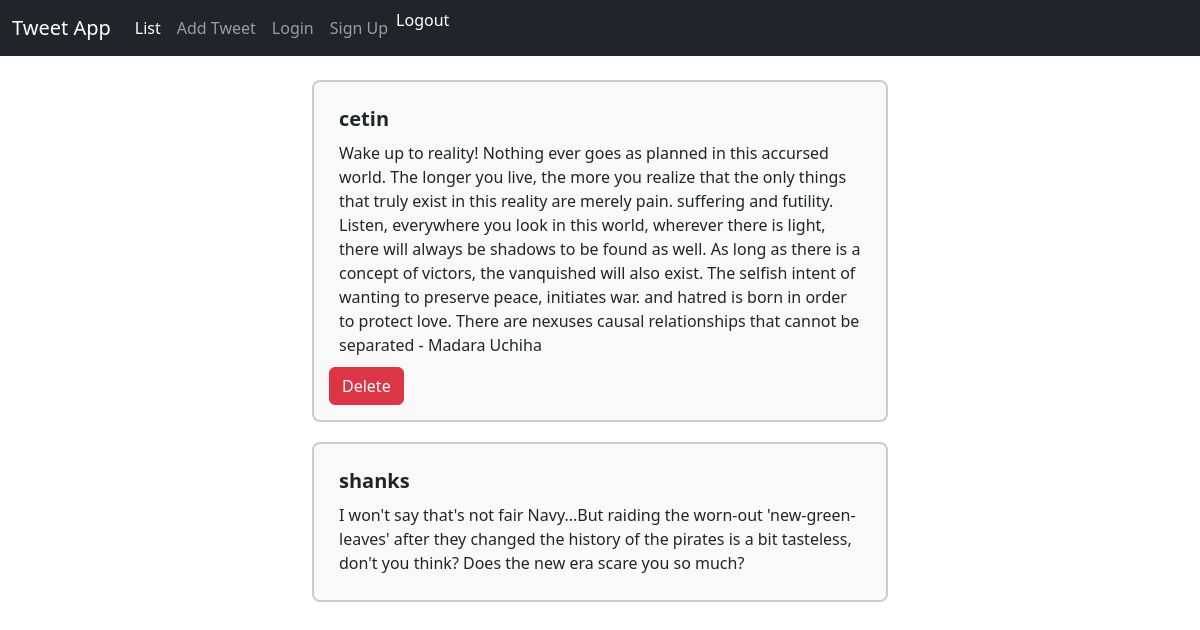
The app's page / (signed in) with its own data.
### tweetapp/models.py (models this page shows, shortened)
class Tweet(models.Model):
    username = models.ForeignKey(User, on_delete= models.CASCADE, null=True)
    message = models.CharField(max_length= 144)

### tweetapp/views.py (the view)
# urls.py: path('', views.listtweet, name = 'listtweet'),
def listtweet(request):
    all_tweets = models.Tweet.objects.all()
    tweet_dict = {"tweets": all_tweets}
    return render(request, 'tweetapp/listtweet.html', context=tweet_dict)

### tweetapp/templates/tweetapp/listtweet.html (shortened to what this page needs)
{% extends "base.html" %}
{% block content %}
<div class="container" style="width : 50%;">
    {% for tweet in tweets %}
        <div class="tweet-box">
            <div class="card-body">
                <h5 class="card-title">{{ tweet.username }}</h5>
                <p class="card-text">{{ tweet.message }}</p>
            </div>
            {% if tweet.username == user %}
            <a href="{% url 'tweetapp:deletetweet' id=tweet.id %}" class="btn btn-danger">Delete</a>
            {%endif%}
        </div>
    {% endfor %}
</div>
{% endblock %}

### tweetapp/static/tweetapp/style.css (style rules this page uses)
.tweet-box { margin-bottom: 20px; padding: 15px; border: 2px solid #ccc; border-radius: 8px; background-color: #f9f9f9; }
.tweet-box .card-body { padding: 10px; }
.card-title { font-weight: bold; margin-bottom: 10px; }
.card-text { font-size: 16px; line-height: 1.5; }

### tweetapp/templates/tweetapp/listtweet.html (style rules this page uses)
.tweet-box { margin-bottom: 20px; padding: 15px; border: 2px solid #ccc; border-radius: 8px; background-color: #f9f9f9; }
.tweet-box .card-body { padding: 10px; }
.card-title { font-weight: bold; margin-bottom: 10px; }
.card-text { font-size: 16px; line-height: 1.5; }

### records on screen
Tweet: username "cetin", message "Wake up to reality! Nothing ever goes as planned in this accursed world. The longer you live, the more you realize that the only things that truly exist in this reality are merely pain. suffering and futility. Listen, everywhere you look in this world, wherever there is light, there will always be shadows to be found as well. As long as there is a concept of victors, the vanquished will also exist. The selfish intent of wanting to preserve peace, initiates war. and hatred is born in order to protect love. There are nexuses causal relationships that cannot be separated - Madara Uchiha", shows "Delete"
Tweet: username "shanks", message "I won't say that's not fair Navy...But raiding the worn-out 'new-green-leaves' after they changed the history of the pirates is a bit tasteless, don't you think? Does the new era scare you so much?"
